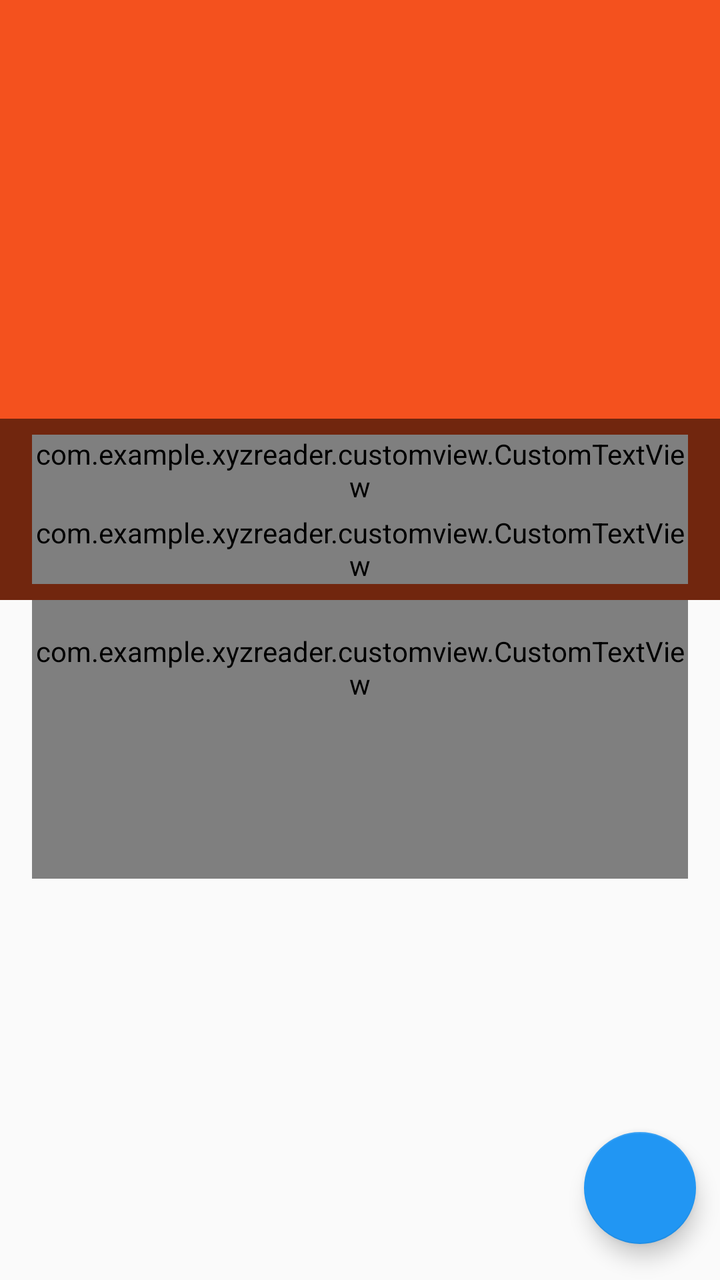
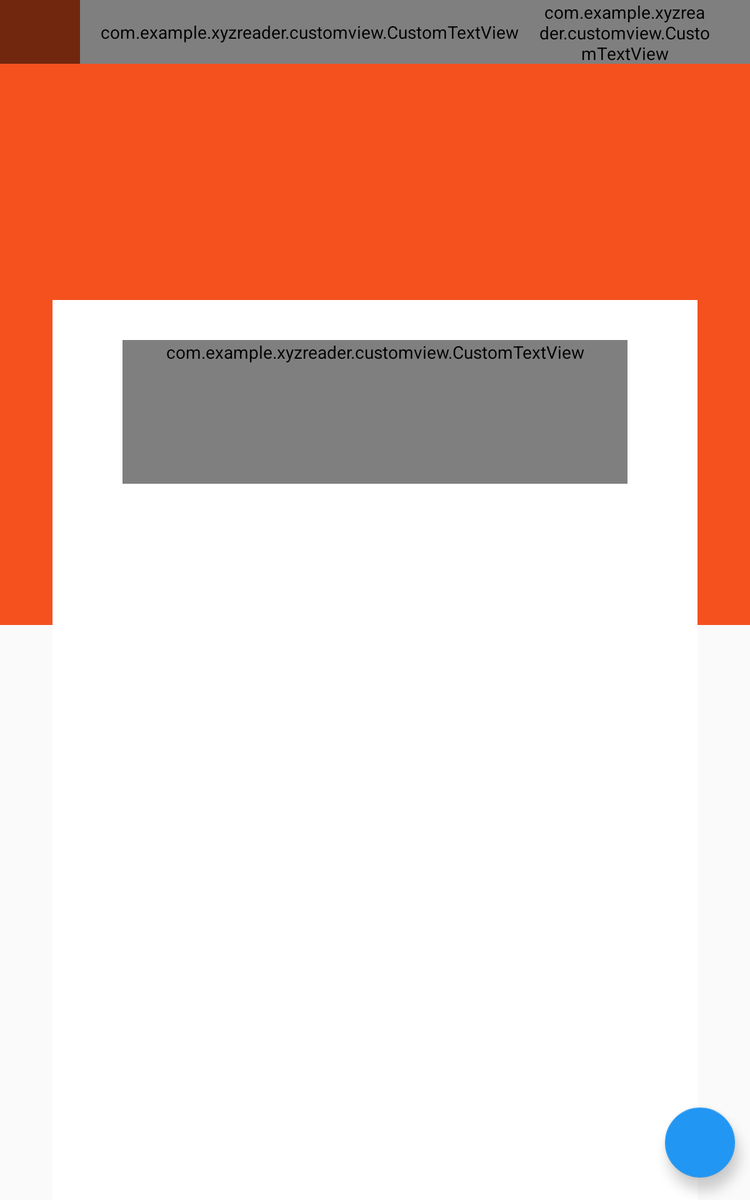

Compare how this app lays out the same screen by default and in its alternative resource folder. The renders come first, then the two layout files and the values they reference.
<!-- AndroidManifest.xml: activity theme Theme.CustomBar -->
<!-- res/layout/activity_article_detail.xml -->
<android.support.design.widget.CoordinatorLayout xmlns:android="http://schemas.android.com/apk/res/android"
    xmlns:app="http://schemas.android.com/apk/res-auto"
    android:layout_width="match_parent"
    android:layout_height="match_parent"
    android:fitsSystemWindows="true"
    >

    <android.support.design.widget.AppBarLayout
        android:id="@+id/app_bar_layout"
        android:layout_width="match_parent"
        android:layout_height="@dimen/collapsing_toolbar"
        android:fitsSystemWindows="true"
        >

        <android.support.design.widget.CollapsingToolbarLayout
            android:id="@+id/collapsing_toolbar_layout"
            android:layout_width="match_parent"
            android:layout_height="match_parent"
            app:collapsedTitleTextAppearance="@style/CollapsingToolbarTextStyle"
            app:contentScrim="?attr/colorPrimary"
            app:expandedTitleTextAppearance="@style/ExpandingToolbarTextStyle"
            app:layout_scrollFlags="scroll|exitUntilCollapsed|snap"
            android:fitsSystemWindows="true"
            >


            <ImageView
                android:id="@+id/photo"
                android:layout_width="match_parent"
                android:layout_height="match_parent"
                android:scaleType="centerCrop"
                android:transitionName="@string/transition_image"
                android:fitsSystemWindows="true"
                app:layout_collapseMode="parallax"
                app:layout_collapseParallaxMultiplier="0.1" />


            <LinearLayout
                android:id="@+id/meta_bar"
                android:layout_width="match_parent"
                android:layout_height="wrap_content"
                android:layout_gravity="bottom"
                android:background="@color/transparent_grey"
                android:orientation="vertical"
                android:paddingTop="@dimen/medium_margin"
                android:paddingBottom="@dimen/medium_margin"
                android:paddingLeft="@dimen/large_margin"
                android:paddingRight="@dimen/large_margin">

                <com.example.xyzreader.customview.CustomTextView
                    android:id="@+id/article_title"
                    android:layout_width="match_parent"
                    android:layout_height="match_parent"
                    android:lineSpacingMultiplier="0.9"
                    android:paddingBottom="@dimen/small_margin"
                    android:textColor="@android:color/white"
                    android:textSize="@dimen/detail_title_text_size"
                    android:textStyle="bold" />

                <com.example.xyzreader.customview.CustomTextView
                    android:id="@+id/article_byline"
                    style="?android:attr/textAppearanceSmallInverse"
                    android:layout_width="match_parent"
                    android:layout_height="match_parent" />


            </LinearLayout>

            <android.support.v7.widget.Toolbar
                android:id="@+id/main_toolbar"
                app:contentInsetStartWithNavigation="0dp"
                android:layout_width="match_parent"
                android:layout_height="?attr/actionBarSize"
                android:elevation="@dimen/toolbar_elevation"
                app:layout_collapseMode="pin" />
        </android.support.design.widget.CollapsingToolbarLayout>
    </android.support.design.widget.AppBarLayout>


    <android.support.v4.widget.NestedScrollView
        android:id="@+id/nested_scroll_view"
        android:layout_width="match_parent"
        android:layout_height="match_parent"
        app:layout_behavior="@string/appbar_scrolling_view_behavior">

        <com.example.xyzreader.customview.CustomTextView
            android:id="@+id/article_body"
            style="?android:attr/textAppearanceMedium"
            android:layout_width="match_parent"
            android:layout_height="wrap_content"
            android:layout_marginLeft="@dimen/detail_margin_side"
            android:layout_marginRight="@dimen/detail_margin_side"
            android:lineSpacingMultiplier="@fraction/detail_body_line_spacing_multiplier"
            android:paddingBottom="@dimen/detail_body_bottom_margin"
            android:paddingTop="@dimen/detail_margin_top"
            android:textColorLink="@color/accent"
            android:textSize="@dimen/detail_body_text_size" />

    </android.support.v4.widget.NestedScrollView>


    <android.support.design.widget.FloatingActionButton
        android:id="@+id/share_fab"
        android:layout_width="@dimen/fab_size"
        android:layout_height="@dimen/fab_size"
        android:layout_gravity="bottom|end"
        app:useCompatPadding="true"
        android:contentDescription="@string/action_share"
        android:elevation="@dimen/fab_elevation"
        android:src="@drawable/ic_share"
        app:layout_anchor="@id/nested_scroll_view"
        app:layout_anchorGravity="bottom|right|end" />

</android.support.design.widget.CoordinatorLayout>
<!-- resources referenced by this layout -->
<resources>
  <color name="accent">#2196f3</color>
  <color name="transparent_grey">#88000000</color>
  <dimen name="collapsing_toolbar">300dp</dimen>
  <dimen name="detail_body_bottom_margin">88dp</dimen>
  <dimen name="detail_body_text_size">22sp</dimen>
  <dimen name="detail_margin_side">16dp</dimen>
  <dimen name="detail_margin_top">16dp</dimen>
  <dimen name="detail_title_text_size">24sp</dimen>
  <dimen name="fab_elevation">6dp</dimen>
  <dimen name="fab_size">56dp</dimen>
  <dimen name="large_margin">16dp</dimen>
  <dimen name="medium_margin">8dp</dimen>
  <dimen name="small_margin">4dp</dimen>
  <dimen name="toolbar_elevation">4dp</dimen>
  <string name="action_share">Share</string>
  <string name="transition_image">transition_image</string>
  <style name="CollapsingToolbarTextStyle" parent="Theme.Bacon">
          <item name="android:textColor">@android:color/white</item>
          <item name="android:background">@color/primary</item>
      </style>
  <style name="ExpandingToolbarTextStyle" parent="Theme.Bacon">
          <item name="android:textColor">@android:color/transparent</item>
          <item name="android:background">@android:color/transparent</item>
      </style>
  <!-- from res/values-v21/ -->
  <style name="Theme.CustomBar" parent="Theme.Bacon">
              <item name="android:windowDrawsSystemBarBackgrounds">true</item>
              <item name="android:statusBarColor">@android:color/transparent</item>
              <item name="android:windowTranslucentStatus">true</item>
              <item name="android:windowContentTransitions">true</item>
  
          </style>
  <style name="Theme.Bacon" parent="@style/Theme.AppCompat.Light.NoActionBar">
          <item name="colorPrimary">@color/primary</item>
          <item name="colorPrimaryDark">@color/primary_dark</item>
          <item name="colorAccent">@color/accent</item>
          <item name="windowActionBarOverlay">true</item>
          <item name="android:windowActionBarOverlay">true</item>
      </style>
  <color name="primary">#f4511e</color>
  <color name="primary_dark">#b91400</color>
</resources>
<!-- res/layout-sw600dp/activity_article_detail.xml (the repository's variant of the layout above) -->
<!-- drawn on a 7-inch tablet held upright -->
<android.support.design.widget.CoordinatorLayout xmlns:android="http://schemas.android.com/apk/res/android"
    xmlns:app="http://schemas.android.com/apk/res-auto"
    android:layout_width="match_parent"
    android:layout_height="match_parent"
    android:fitsSystemWindows="true">

    <include layout="@layout/content_article_details_large" />
</android.support.design.widget.CoordinatorLayout>
<!-- res/layout/content_article_details_large.xml (included above) -->
<?xml version="1.0" encoding="utf-8"?>
<merge xmlns:tools="http://schemas.android.com/tools"
    xmlns:app="http://schemas.android.com/apk/res-auto"
    xmlns:android="http://schemas.android.com/apk/res/android"
    tools:showIn="@layout/activity_article_detail">


    <android.support.design.widget.AppBarLayout
        android:id="@+id/app_bar_layout"
        android:layout_width="match_parent"
        android:layout_height="@dimen/collapsing_toolbar"
        android:fitsSystemWindows="true">

        <android.support.design.widget.CollapsingToolbarLayout
            android:id="@+id/collapsing_toolbar_layout"
            android:layout_width="match_parent"
            android:layout_height="match_parent"
            android:fitsSystemWindows="true"
            app:collapsedTitleTextAppearance="@style/CollapsingToolbarTextStyle"
            app:contentScrim="?attr/colorPrimary"
            app:expandedTitleTextAppearance="@style/ExpandingToolbarTextStyle"
            app:layout_scrollFlags="scroll|exitUntilCollapsed|snap">


            <ImageView
                android:id="@+id/photo"
                android:layout_width="match_parent"
                android:layout_height="match_parent"
                android:scaleType="centerCrop"
                android:fitsSystemWindows="true"

                android:transitionName="@string/transition_image"
                app:layout_collapseMode="parallax"
                app:layout_collapseParallaxMultiplier="0.1" />


            <LinearLayout
                android:id="@+id/meta_bar"
                android:layout_width="match_parent"
                android:layout_height="wrap_content"
                android:layout_gravity="top"
                android:background="@color/transparent_grey"
                android:orientation="horizontal">

                <com.example.xyzreader.customview.CustomTextView
                    android:id="@+id/article_title"
                    android:padding="@dimen/medium_margin"
                    android:layout_width="wrap_content"
                    android:maxWidth="@dimen/max_title_size"
                    android:layout_height="wrap_content"
                    android:layout_marginLeft="@dimen/margin_title_toolbar_landscape"
                    android:lineSpacingMultiplier="0.9"
                    android:textColor="@android:color/white"
                    android:textSize="@dimen/detail_title_text_size"
                    android:textStyle="bold" />

                <com.example.xyzreader.customview.CustomTextView
                    android:id="@+id/article_byline"
                    style="?android:attr/textAppearanceSmallInverse"
                    android:layout_width="match_parent"
                    android:gravity="right|center"
                    android:paddingRight="@dimen/large_margin"
                    android:layout_height="match_parent" />


            </LinearLayout>

            <android.support.v7.widget.Toolbar
                android:id="@+id/main_toolbar"
                android:layout_width="match_parent"
                android:layout_height="?attr/actionBarSize"
                android:elevation="@dimen/toolbar_elevation"
                app:layout_collapseMode="pin" />
        </android.support.design.widget.CollapsingToolbarLayout>
    </android.support.design.widget.AppBarLayout>


    <android.support.v4.widget.NestedScrollView
        android:id="@+id/nested_scroll_view"
        android:layout_width="match_parent"
        android:layout_height="match_parent"
        android:layout_marginLeft="@dimen/detail_margin_side"
        android:layout_marginRight="@dimen/detail_margin_side"
        android:background="@android:color/white"
        app:behavior_overlapTop="@dimen/overlap"
        app:layout_behavior="@string/appbar_scrolling_view_behavior">

        <com.example.xyzreader.customview.CustomTextView
            android:id="@+id/article_body"
            style="?android:attr/textAppearanceMedium"
            android:layout_width="match_parent"
            android:layout_height="wrap_content"
            android:layout_marginLeft="@dimen/margin_text_landscape"
            android:layout_marginRight="@dimen/margin_text_landscape"
            android:layout_marginTop="@dimen/margin_text_top_landscape"
            android:lineSpacingMultiplier="@fraction/detail_body_line_spacing_multiplier"
            android:paddingBottom="@dimen/detail_body_bottom_margin"
            android:textColorLink="@color/accent"
            android:textSize="@dimen/detail_body_text_size" />

    </android.support.v4.widget.NestedScrollView>


    <android.support.design.widget.FloatingActionButton
        android:id="@+id/share_fab"
        android:layout_width="@dimen/fab_size"
        android:layout_height="@dimen/fab_size"
        android:layout_gravity="bottom|end"
        app:useCompatPadding="true"
        android:contentDescription="@string/action_share"
        android:elevation="@dimen/fab_elevation"
        android:src="@drawable/ic_share"
        app:layout_anchor="@id/nested_scroll_view"
        app:layout_anchorGravity="bottom|right|end" />


</merge>
<!-- resources referenced by the variant -->
<!-- as a 7-inch tablet held upright resolves them -->
<resources>
  <color name="accent">#2196f3</color>
  <color name="transparent_grey">#88000000</color>
  <!-- from res/values-sw600dp/ -->
  <dimen name="collapsing_toolbar">500dp</dimen>
  <!-- from res/values-sw600dp/ -->
  <dimen name="detail_body_bottom_margin">96dp</dimen>
  <dimen name="detail_body_text_size">22sp</dimen>
  <!-- from res/values-sw600dp/ -->
  <dimen name="detail_margin_side">42dp</dimen>
  <!-- from res/values-sw600dp/ -->
  <dimen name="detail_title_text_size">32sp</dimen>
  <dimen name="fab_elevation">6dp</dimen>
  <!-- from res/values-sw600dp/ -->
  <dimen name="fab_size">56dp</dimen>
  <!-- from res/values-sw600dp/ -->
  <dimen name="large_margin">32dp</dimen>
  <!-- from res/values-sw600dp/ -->
  <dimen name="margin_text_landscape">56dp</dimen>
  <!-- from res/values-sw600dp/ -->
  <dimen name="margin_text_top_landscape">32dp</dimen>
  <!-- from res/values-sw600dp/ -->
  <dimen name="margin_title_toolbar_landscape">64dp</dimen>
  <!-- from res/values-sw600dp/ -->
  <dimen name="max_title_size">400dp</dimen>
  <!-- from res/values-sw600dp/ -->
  <dimen name="medium_margin">16dp</dimen>
  <!-- from res/values-sw600dp/ -->
  <dimen name="overlap">260dp</dimen>
  <dimen name="toolbar_elevation">4dp</dimen>
  <string name="action_share">Share</string>
  <string name="transition_image">transition_image</string>
  <style name="CollapsingToolbarTextStyle" parent="Theme.Bacon">
          <item name="android:textColor">@android:color/white</item>
          <item name="android:background">@color/primary</item>
      </style>
  <style name="ExpandingToolbarTextStyle" parent="Theme.Bacon">
          <item name="android:textColor">@android:color/transparent</item>
          <item name="android:background">@android:color/transparent</item>
      </style>
  <!-- from res/values-v21/ -->
  <style name="Theme.CustomBar" parent="Theme.Bacon">
              <item name="android:windowDrawsSystemBarBackgrounds">true</item>
              <item name="android:statusBarColor">@android:color/transparent</item>
              <item name="android:windowTranslucentStatus">true</item>
              <item name="android:windowContentTransitions">true</item>
  
          </style>
  <style name="Theme.Bacon" parent="@style/Theme.AppCompat.Light.NoActionBar">
          <item name="colorPrimary">@color/primary</item>
          <item name="colorPrimaryDark">@color/primary_dark</item>
          <item name="colorAccent">@color/accent</item>
          <item name="windowActionBarOverlay">true</item>
          <item name="android:windowActionBarOverlay">true</item>
      </style>
  <color name="primary">#f4511e</color>
  <color name="primary_dark">#b91400</color>
</resources>
